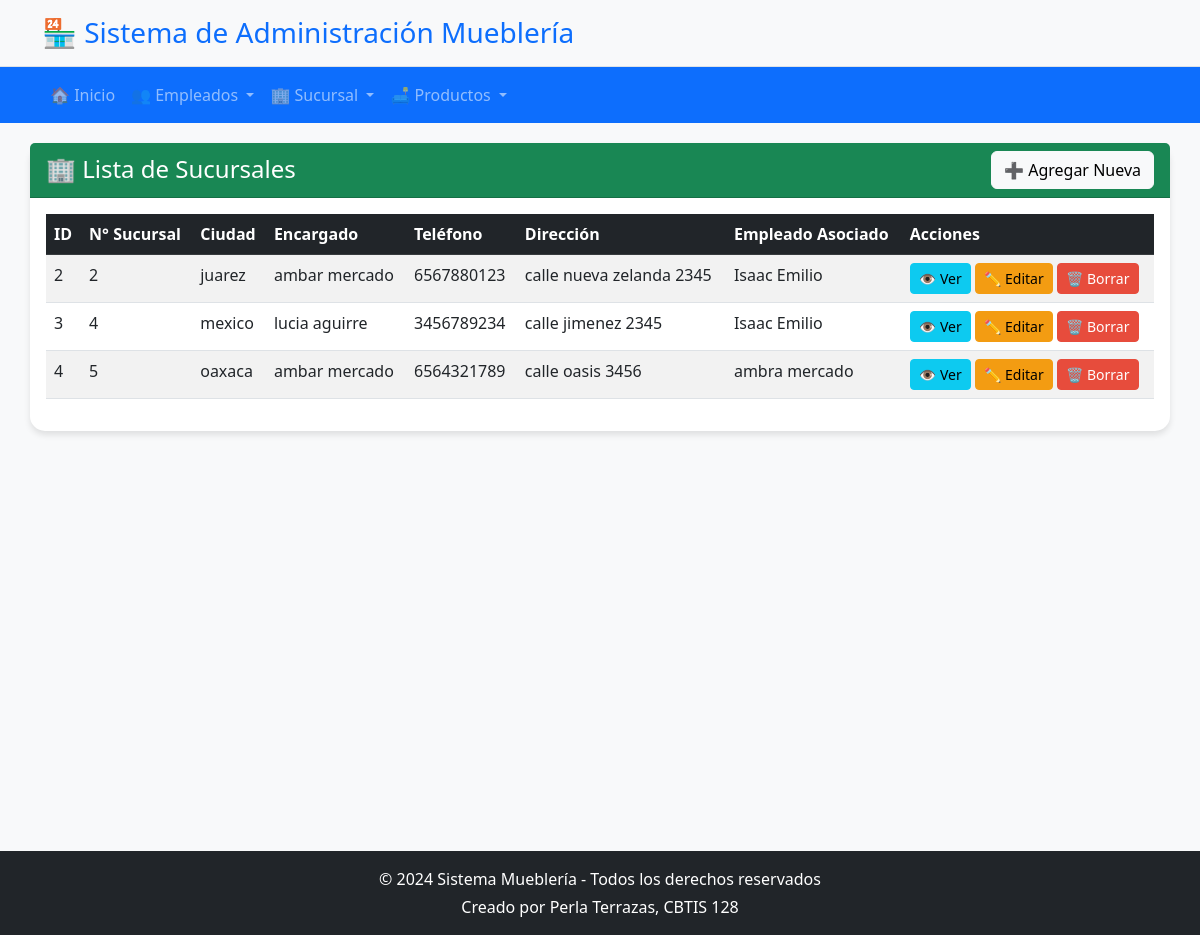
Screenshot of /sucursal/ with the database file from the repository.
### app_muebleria/models.py (models this page shows, shortened)
class Sucursal(models.Model):
    id_sucursal = models.AutoField(primary_key=True)
    telefono = models.CharField(max_length=15)
    direccion = models.CharField(max_length=200)
    num_sucursal = models.IntegerField()
    encargado = models.CharField(max_length=100)
    codigo_postal = models.CharField(max_length=10)
    ciudad = models.CharField(max_length=50)
    id_empleado = models.ForeignKey(Empleado, on_delete=models.CASCADE, related_name="sucursales")

class Empleado(models.Model):
    fecha_contratacion = models.DateField()
    id_empleado = models.AutoField(primary_key=True)
    nombre = models.CharField(max_length=100)
    edad = models.IntegerField()
    cargo = models.CharField(max_length=20, choices=CARGO_CHOICES)
    telefono = models.CharField(max_length=15)
    sueldo = models.DecimalField(max_digits=10, decimal_places=2)

### app_muebleria/views.py (the view)
# urls.py: path('sucursal/', views.inicio_sucursal, name='ver_sucursal'),
def inicio_sucursal(request):
    sucursales = Sucursal.objects.all()
    return render(request, 'sucursal/ver_sucursal.html', {'sucursales': sucursales})

### app_muebleria/templates/sucursal/ver_sucursal.html
{% extends 'base.html' %}
{% block content %}
<div class="card">
    <div class="card-header bg-success text-white d-flex justify-content-between align-items-center">
        <h4 class="mb-0">🏢 Lista de Sucursales</h4>
        <a href="{% url 'agregar_sucursal' %}" class="btn btn-light">➕ Agregar Nueva</a>
    </div>
    <div class="card-body">
        {% if sucursales %}
        <div class="table-responsive">
            <table class="table table-striped table-hover">
                <thead class="table-dark">
                    <tr>
                        <th>ID</th>
                        <th>N° Sucursal</th>
                        <th>Ciudad</th>
                        <th>Encargado</th>
                        <th>Teléfono</th>
                        <th>Dirección</th>
                        <th>Empleado Asociado</th>
                        <th>Acciones</th>
                    </tr>
                </thead>
                <tbody>
                    {% for sucursal in sucursales %}
                    <tr>
                        <td>{{ sucursal.id_sucursal }}</td>
                        <td>{{ sucursal.num_sucursal }}</td>
                        <td>{{ sucursal.ciudad }}</td>
                        <td>{{ sucursal.encargado }}</td>
                        <td>{{ sucursal.telefono }}</td>
                        <td>{{ sucursal.direccion }}</td>
                        <td>{{ sucursal.id_empleado.nombre }}</td>
                        <td>
                            <a href="#" class="btn btn-info btn-sm">👁️ Ver</a>
                            <a href="{% url 'realizar_actualizacion_sucursal' sucursal.id_sucursal %}" class="btn btn-warning btn-sm">✏️ Editar</a>
                            <a href="{% url 'borrar_sucursal' sucursal.id_sucursal %}" class="btn btn-danger btn-sm">🗑️ Borrar</a>
                        </td>
                    </tr>
                    {% endfor %}
                </tbody>
            </table>
        </div>
        {% else %}
        <div class="alert alert-info text-center">
            <h5>No hay sucursales registradas</h5>
            <p>Comienza agregando la primera sucursal al sistema.</p>
            <a href="{% url 'agregar_sucursal' %}" class="btn btn-primary">Agregar Primera Sucursal</a>
        </div>
        {% endif %}
    </div>
</div>
{% endblock %}

### app_muebleria/templates/base.html (style rules this page uses)
body { background-color: #f8f9fa; font-family: 'Segoe UI', Tahoma, Geneva, Verdana, sans-serif; }
.card { border: none; border-radius: 15px; box-shadow: 0 4px 6px rgba(0,0,0,0.1); margin-bottom: 20px; }
.btn-warning { background-color: #f39c12; border-color: #f39c12; }
.btn-danger { background-color: #e74c3c; border-color: #e74c3c; }

### rows the page displays
Sucursal: id_sucursal "2", num_sucursal "2", ciudad "juarez", encargado "ambar mercado", telefono "6567880123", direccion "calle nueva zelanda 2345", id_empleado.nombre "Isaac Emilio"
Sucursal: id_sucursal "3", num_sucursal "4", ciudad "mexico", encargado "lucia aguirre", telefono "3456789234", direccion "calle jimenez 2345", id_empleado.nombre "Isaac Emilio"
Sucursal: id_sucursal "4", num_sucursal "5", ciudad "oaxaca", encargado "ambar mercado", telefono "6564321789", direccion "calle oasis 3456", id_empleado.nombre "ambra mercado"
